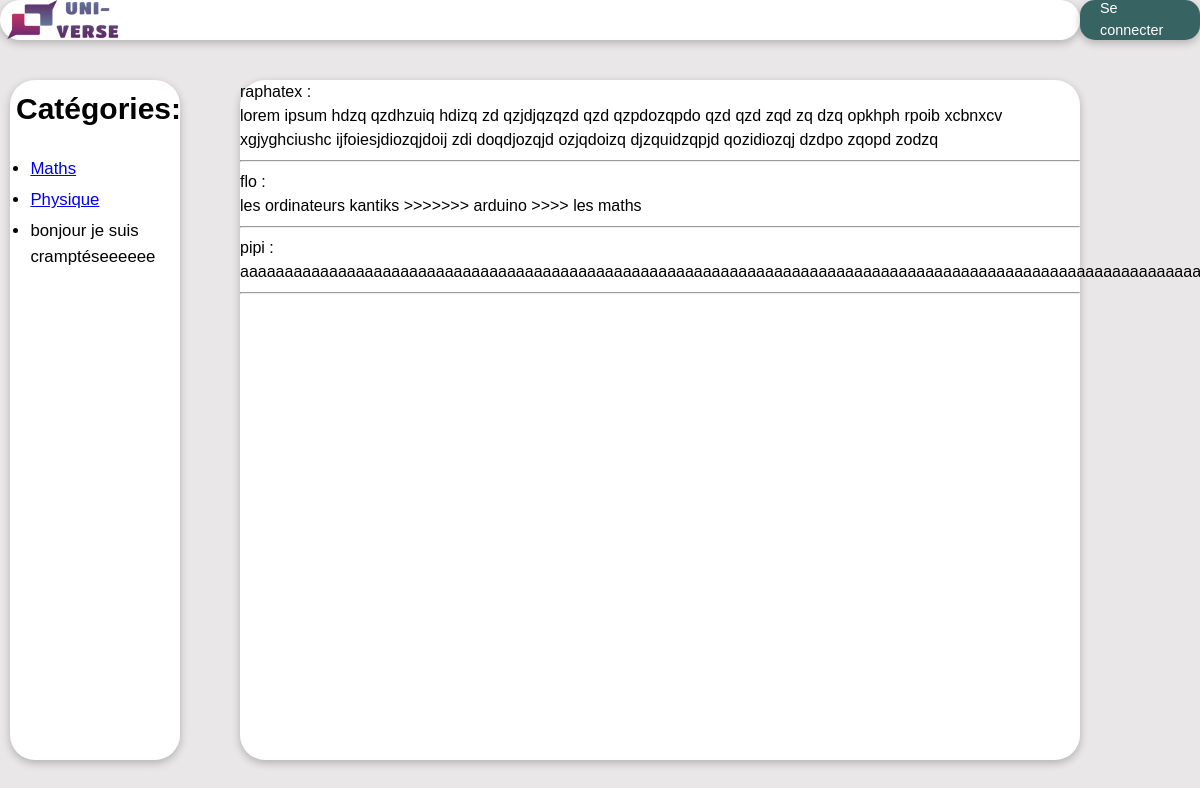
The app's page /page1.php, older data.
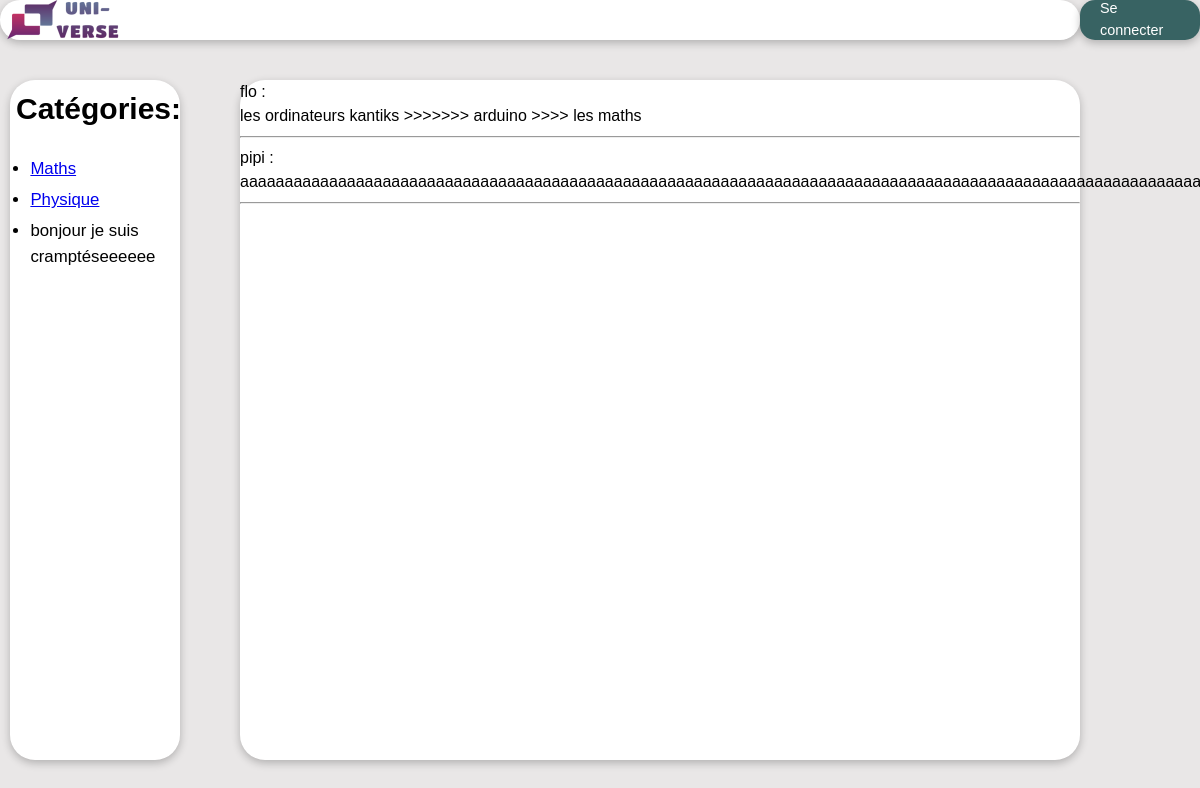
The same page, newer data.
### tables this page shows
CREATE TABLE `messages` (
  `id` int(255) NOT NULL,
  `user` varchar(255) NOT NULL,
  `message` text NOT NULL
);

### page1.php (the view, shortened to what this page needs)
<!DOCTYPE html>
<link href="Page1.css" rel="stylesheet" media="all" />
<html lang="fr">
  <head>
  </head>
  <body>
    <?php
    include 'bdd.php';
    $req = $bdd->query("SELECT `user`,`message` FROM `messages`");
    ?>
    <div class="container">
      <div class="parent">
        <div class="haut">
          <div class="logo">
            <img class="image_logo" src="Logo_Uni-verse.png" alt="Uni'Verse" />
          </div>
        </div>
        <div class="message">
        <?php
        while ($messages = $req->fetch()) {
          echo "$messages[0] : <br>";
          echo "$messages[1] <br>";
          ?>
          <hr>
          <?php
        }
        ?>
        </div>
        <div class="gauche">
          <h2 class="titre_catégories">Catégories:</h2>
          <ul class="liste_catégories" style="font-size: 25px">
            <li class="element_liste_catégories">
              <a href="Page2.html">Maths</a>
            </li>
            <li class="element_liste_catégories">
              <a href="Page3.html">Physique</a>
            </li>
            <li class="element_liste_catégories">
              bonjour je suis cramptéseeeeee
            </li>
          </ul>
        </div>
        <?php
          if (isset($_SESSION['connecte'])){
            ?>
            <a href="profile.php" class="connection"><?php echo $_SESSION['username'];?></a>
            <?php
          }
          else{
            ?>
            <a href="login.html" class="connection">Se connecter</a>
            <?php
          }
        ?>
        <div class="espace-haut"></div>
      </div>
    </div>
  </body>
</html>

### Page1.css (style rules this page uses)
body { margin: 0; padding: 0; overflow: hidden; background-color: rgb(233, 231, 231); font-family: Arial, Helvetica, sans-serif; line-height: 1.5; }
.container { height: 100vh; overflow: auto; }
.parent { display: grid; grid-template-columns: 15% 5% 70% 10%; grid-template-rows: auto 1fr auto; }
.titre_catégories { margin:0.5vw; font-size: 2.5vw; }
.liste_catégories { padding-left: 1.7vw; }
.element_liste_catégories { padding-bottom:0.5vw ; list-style-type: symbols(A,B,C); font-size: 1.4vw; text-align: left; }
.haut, .gauche, .message { border-radius: 25px; background-color: white; box-shadow: rgba(0, 0, 0, 0.24) 0px 3px 8px; }
.haut { height: 5vh; grid-row: 1; grid-column: 1 / 4; display: grid; grid-template-columns: 50% 50%; grid-template-rows:5vh; }
.connection { display: flex; flex-direction: row; align-items: center; margin: auto; padding: 0px 20px; font-size: 1.2vw; background-color: rgb(56, 99, 99); color: white; border-radius: 15px; box-shadow: rgba(0, 0, 0, 0.24) 0px 3px 8px; height: 5vh; grid-row: 1; grid-column: 4; cursor: pointer; text-decoration: none; }
.image_logo { height: 100%; width: auto; }
.gauche { margin-left: 10px; height: 85vh; grid-row: 3; grid-column: 1; }
.message { height: 85vh; grid-row: 3; grid-column: 3; }
.espace-haut { display: block; height: 5vh; grid-row: 2; grid-column: 1/5; }

Row changes from the older to the newer data that the page shows:
removed messages: user "raphatex", message "lorem ipsum hdzq qzdhzuiq hdizq zd qzjdjqzqzd qzd qzpdozqpdo qzd qzd zqd zq dzq opkhph rpoib xcbnxcv xgjyghciushc ijfoiesjdiozqjdoij zdi doqdjozqjd ozjqdoizq djzquidzqpjd qozidiozqj dzdpo zqopd zodzq"
